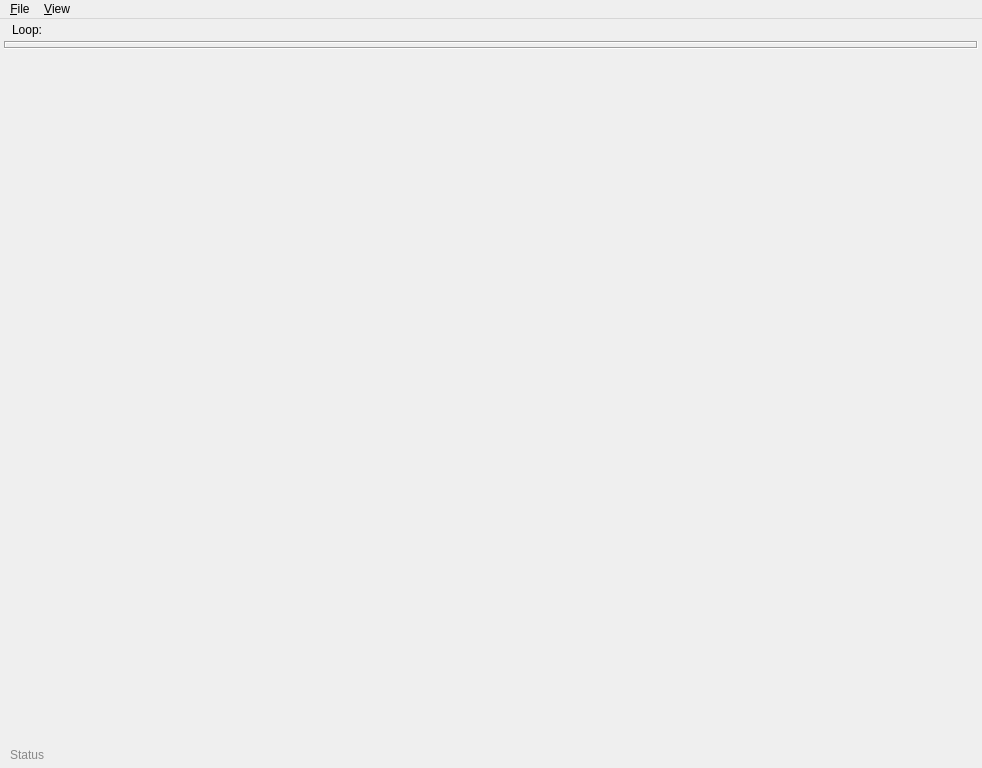
<?xml version="1.0" encoding="UTF-8"?>
<ui version="4.0">
 <class>MainWindow</class>
 <widget class="QMainWindow" name="MainWindow">
  <property name="geometry">
   <rect>
    <x>0</x>
    <y>0</y>
    <width>982</width>
    <height>768</height>
   </rect>
  </property>
  <property name="windowTitle">
   <string>kitbash</string>
  </property>
  <property name="windowIcon">
   <iconset>
    <normaloff>musecbox-icon.png</normaloff>musecbox-icon.png</iconset>
  </property>
  <widget class="QWidget" name="centralwidget">
   <layout class="QVBoxLayout" name="verticalLayout" stretch="0,0,10,0">
    <property name="spacing">
     <number>4</number>
    </property>
    <property name="leftMargin">
     <number>4</number>
    </property>
    <property name="topMargin">
     <number>4</number>
    </property>
    <property name="rightMargin">
     <number>4</number>
    </property>
    <property name="bottomMargin">
     <number>4</number>
    </property>
    <item>
     <widget class="QLabel" name="label">
      <property name="text">
       <string>Loop:</string>
      </property>
      <property name="indent">
       <number>8</number>
      </property>
     </widget>
    </item>
    <item>
     <widget class="QFrame" name="frm_looper">
      <property name="frameShape">
       <enum>QFrame::Box</enum>
      </property>
      <property name="frameShadow">
       <enum>QFrame::Sunken</enum>
      </property>
      <property name="lineWidth">
       <number>1</number>
      </property>
      <layout class="QHBoxLayout" name="looper_layout">
       <property name="spacing">
        <number>0</number>
       </property>
       <property name="leftMargin">
        <number>2</number>
       </property>
       <property name="topMargin">
        <number>2</number>
       </property>
       <property name="rightMargin">
        <number>2</number>
       </property>
       <property name="bottomMargin">
        <number>2</number>
       </property>
      </layout>
     </widget>
    </item>
    <item>
     <widget class="QScrollArea" name="drums_scroller">
      <property name="sizePolicy">
       <sizepolicy hsizetype="Expanding" vsizetype="MinimumExpanding">
        <horstretch>0</horstretch>
        <verstretch>0</verstretch>
       </sizepolicy>
      </property>
      <property name="frameShape">
       <enum>QFrame::NoFrame</enum>
      </property>
      <property name="widgetResizable">
       <bool>true</bool>
      </property>
      <widget class="QWidget" name="drums_scroll_contents">
       <property name="geometry">
        <rect>
         <x>0</x>
         <y>0</y>
         <width>974</width>
         <height>683</height>
        </rect>
       </property>
      </widget>
     </widget>
    </item>
    <item>
     <widget class="QFrame" name="frm_statusbar">
      <property name="sizePolicy">
       <sizepolicy hsizetype="Preferred" vsizetype="Fixed">
        <horstretch>0</horstretch>
        <verstretch>0</verstretch>
       </sizepolicy>
      </property>
      <property name="minimumSize">
       <size>
        <width>0</width>
        <height>18</height>
       </size>
      </property>
      <property name="maximumSize">
       <size>
        <width>16777215</width>
        <height>18</height>
       </size>
      </property>
      <property name="styleSheet">
       <string notr="true">QFrame * { color: #888 }</string>
      </property>
      <layout class="QHBoxLayout" name="horizontalLayout_4">
       <property name="leftMargin">
        <number>6</number>
       </property>
       <property name="topMargin">
        <number>0</number>
       </property>
       <property name="rightMargin">
        <number>6</number>
       </property>
       <property name="bottomMargin">
        <number>0</number>
       </property>
       <item>
        <widget class="QLabel" name="l_status">
         <property name="text">
          <string>Status</string>
         </property>
        </widget>
       </item>
      </layout>
     </widget>
    </item>
   </layout>
  </widget>
  <widget class="QMenuBar" name="menubar">
   <property name="geometry">
    <rect>
     <x>0</x>
     <y>0</y>
     <width>982</width>
     <height>22</height>
    </rect>
   </property>
   <widget class="QMenu" name="menu_File">
    <property name="title">
     <string>&amp;File</string>
    </property>
    <widget class="QMenu" name="menu_RecentProject">
     <property name="title">
      <string>Recent &amp;Projects ...</string>
     </property>
    </widget>
    <widget class="QMenu" name="menu_RecentDrumkits">
     <property name="title">
      <string>Recent &amp;Drumkits</string>
     </property>
    </widget>
    <addaction name="action_NewProject"/>
    <addaction name="action_OpenProject"/>
    <addaction name="menu_RecentProject"/>
    <addaction name="action_SaveProject"/>
    <addaction name="separator"/>
    <addaction name="action_LoadKit"/>
    <addaction name="menu_RecentDrumkits"/>
    <addaction name="separator"/>
    <addaction name="action_Quit"/>
   </widget>
   <widget class="QMenu" name="menu_View">
    <property name="title">
     <string>&amp;View</string>
    </property>
    <widget class="QMenu" name="menu_Style">
     <property name="title">
      <string>St&amp;yle</string>
     </property>
    </widget>
    <addaction name="action_Looper"/>
    <addaction name="action_Statusbar"/>
    <addaction name="action_CollapseKits"/>
    <addaction name="separator"/>
    <addaction name="menu_Style"/>
    <addaction name="action_ReloadStyle"/>
   </widget>
   <addaction name="menu_File"/>
   <addaction name="menu_View"/>
  </widget>
  <action name="action_LoadKit">
   <property name="text">
    <string>Load SFZ Drum&amp;Kit</string>
   </property>
   <property name="toolTip">
    <string>Load an SFZ drumkit</string>
   </property>
   <property name="shortcut">
    <string>Ctrl+K</string>
   </property>
  </action>
  <action name="action_Quit">
   <property name="text">
    <string>&amp;Quit</string>
   </property>
   <property name="toolTip">
    <string>Quit after being prompted to save changes</string>
   </property>
   <property name="shortcut">
    <string>Ctrl+Q</string>
   </property>
  </action>
  <action name="action_Statusbar">
   <property name="checkable">
    <bool>true</bool>
   </property>
   <property name="checked">
    <bool>true</bool>
   </property>
   <property name="text">
    <string>&amp;Statusbar</string>
   </property>
   <property name="toolTip">
    <string>Show/hide the status bar</string>
   </property>
  </action>
  <action name="action_NewProject">
   <property name="text">
    <string>&amp;New</string>
   </property>
   <property name="toolTip">
    <string>Create a new project</string>
   </property>
   <property name="shortcut">
    <string>Ctrl+N</string>
   </property>
  </action>
  <action name="action_SaveProject">
   <property name="text">
    <string>&amp;Save project</string>
   </property>
   <property name="toolTip">
    <string>Save the current project</string>
   </property>
   <property name="shortcut">
    <string>Ctrl+S</string>
   </property>
  </action>
  <action name="action_ReloadStyle">
   <property name="text">
    <string>Reload style</string>
   </property>
   <property name="toolTip">
    <string>Reload the current style, reflecting changes</string>
   </property>
   <property name="shortcut">
    <string>F5</string>
   </property>
  </action>
  <action name="action_Looper">
   <property name="checkable">
    <bool>true</bool>
   </property>
   <property name="text">
    <string>&amp;Looper</string>
   </property>
   <property name="toolTip">
    <string>Show/hide the looper bar</string>
   </property>
  </action>
  <action name="action_CollapseKits">
   <property name="text">
    <string>Collapse &amp;Kits</string>
   </property>
   <property name="toolTip">
    <string>Collapse all drumkit widgets</string>
   </property>
  </action>
  <action name="action_OpenProject">
   <property name="text">
    <string>&amp;Open project</string>
   </property>
   <property name="toolTip">
    <string>Open a kitbash project</string>
   </property>
   <property name="shortcut">
    <string>Ctrl+O</string>
   </property>
  </action>
 </widget>
 <resources/>
 <connections>
  <connection>
   <sender>action_Quit</sender>
   <signal>triggered()</signal>
   <receiver>MainWindow</receiver>
   <slot>close()</slot>
   <hints>
    <hint type="sourcelabel">
     <x>-1</x>
     <y>-1</y>
    </hint>
    <hint type="destinationlabel">
     <x>482</x>
     <y>227</y>
    </hint>
   </hints>
  </connection>
 </connections>
</ui>
